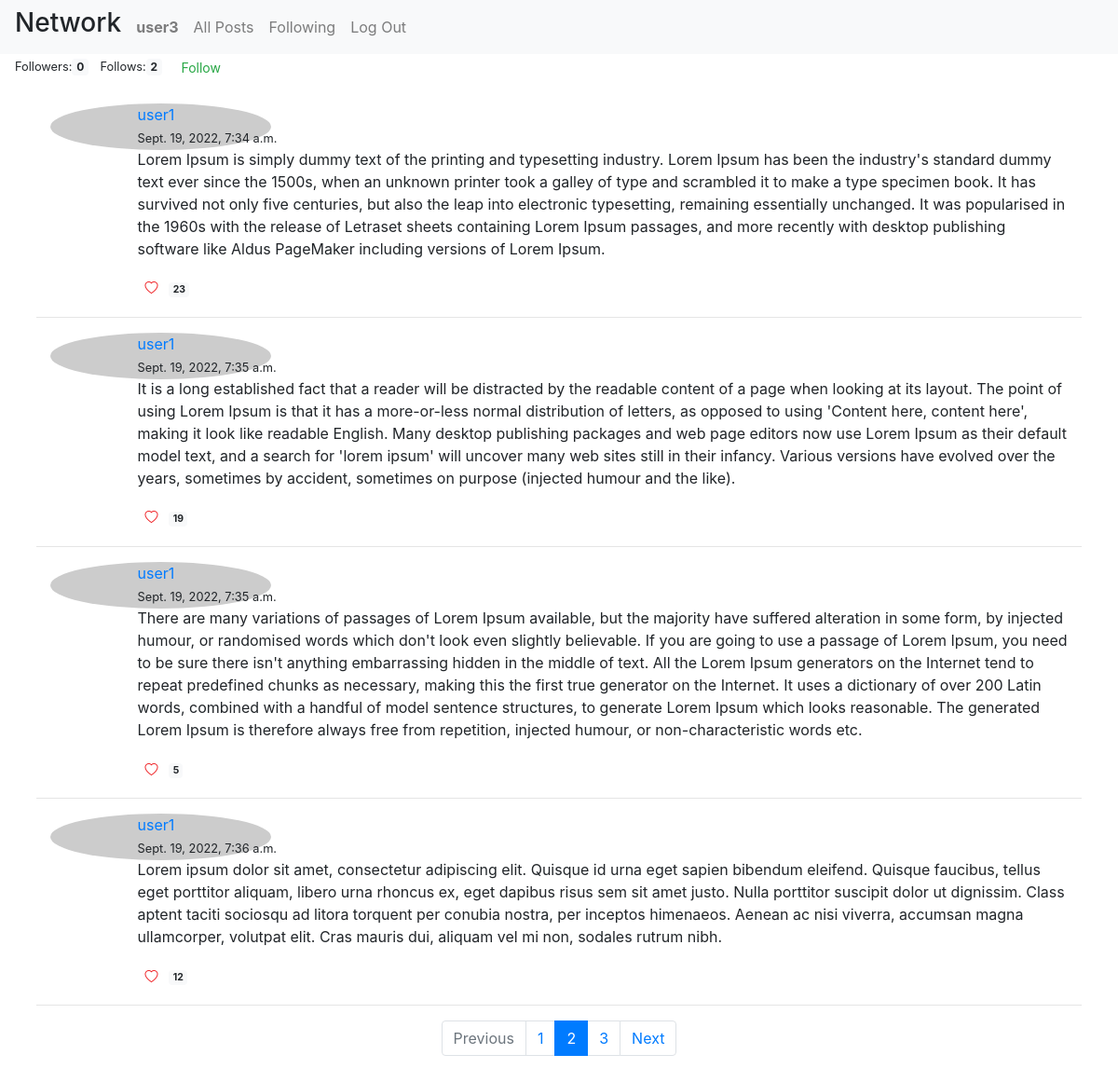
Screenshot of /profile/user1 (signed in) with the database file from the repository.
### network/models.py (models this page shows, shortened)
class User(AbstractUser):
    pic_src = models.CharField(
        max_length=255,
        blank=True
    )

class Post(models.Model):
    poster = models.ForeignKey(
        'User',
        on_delete=models.PROTECT,
        related_name='posts'
    )
    content = models.TextField(max_length=1024)
    timestamp = models.DateTimeField(auto_now_add=True)

### network/views.py (the view)
# urls.py: path("profile/<str:username>", views.profile, name="profile"),
def profile(request, username):
    usr = User.objects.get(username=username)
    posts = Post.objects.filter(poster=usr)
    likes = [Like.objects.filter(post_id=post.id).count() for post in posts]
    follow = Link.objects.filter(user_id=request.user, follows=usr)
    followers = Link.objects.filter(follows=usr).count()
    follows = Link.objects.filter(user_id=usr).count()
    return render(request, "network/profile.html", {
        "posts": zip(posts, likes),
        "follow": follow,
        "usr": usr,
        "followers": followers,
        "follows": follows
    }, status=200)

### network/templates/network/profile.html (shortened to what this page needs)
{% extends "network/layout.html" %}
{% block body %}
<span class="ml-3">
    <small>Followers:</small><span class="badge badge-light mr-2">{{followers}}</span>
    <small>Follows:</small><span class="badge badge-light mr-2">{{follows}}</span>
    {% if user != usr %}
        <div class="btn btn-outline-success btn-sm" id="follow" data-follow="{{usr.id}}" {% if follow %} style="display: none";{% endif %}>Follow</div>
    {% endif %}
</span>
<div class="container-fluid p-4">
    <div class="container-fluid" id="page-container">
        {% for post, like in posts %}
        <div class="container-fluid" id="outer-container">
            <div class="row">
                <div class="col-md-1 col-sm-2">
                    <a href="/profile/{{post.poster.username}}">
                        <img src={{ post.poster.pic_src }} alt="profile image" class="rounded-circle">
                    </a>
                </div>
                <div class="col-md-11 col-sm-10">
                    <a href=/profile/{{post.poster.username}}">
                        <div id="{{post.poster.username}}">{{post.poster.username}}</div>
                    </a>
                    <span class="timestamp"><small>{{ post.timestamp }}</small></span>
                    <p class="content">{{ post.content }}</p>
                    <div id="post-footer">
                        <span>
                            {% if user != usr %}
                                <button class="btn btn-outline btn-sm like" id="{{post.id}}" style="border-style: none;">
                                    <i class="bi bi-heart"></i>
                                    <span class="badge badge-light ml-2 likes-count">{{ like }}</span>
                                </button>
                            {% else %}
                                <button class="btn btn-outline btn-sm edit">
                                    <i class="bi bi-pencil"></i>
                                </button>
                            {% endif %}
                        </span>
                    </div>
                </div>
            </div>
        </div>
        <hr>
    {% endfor %}
    </div>
    <footer>
        <nav aria-label="...">
            <ul class="pagination justify-content-center">
            <li class="page-item disabled">
                <a class="page-link" href="#" tabindex="-1">Previous</a>
            </li>
            <li class="page-item"><a class="page-link" href="#">1</a></li>
            <li class="page-item active">
                <a class="page-link" href="#">2 <span class="sr-only">(current)</span></a>
            </li>
            <li class="page-item"><a class="page-link" href="#">3</a></li>
            <li class="page-item">
                <a class="page-link" href="#">Next</a>
            </li>
            </ul>
        </nav>
    </footer>
</div>
{% endblock %}

### network/templates/network/layout.html (shortened to what this page needs)
{% load static %}
<!DOCTYPE html>
<html lang="en">
    <head>
        <link rel="stylesheet" href="https://stackpath.bootstrapcdn.com/bootstrap/4.4.1/css/bootstrap.min.css">
        <link href="{% static 'network/styles.css' %}" rel="stylesheet">
        <link rel="stylesheet" href="https://cdn.jsdelivr.net/npm/bootstrap-icons@1.9.1/font/bootstrap-icons.css">
    </head>
    <body>
        <nav class="navbar navbar-expand-sm navbar-light bg-light">
                <h3 class="nav-brand mr-2">Network</h3>
                <ul class="navbar-nav mr-auto">
                    {% if user.is_authenticated %}
                        <li class="nav-item">
                            <a class="nav-link profile" href="{% url 'profile' user.username %}" id="user" data-user_id="{{ user.id }}">
                                <strong>{{ user.username }}</strong>
                            </a>
                        </li>
                    {% endif %}
                    <li class="nav-item">
                        <a class="nav-link" href="{% url 'index' %}">All Posts</a>
                    </li>
                    {% if user.is_authenticated %}
                        <li class="nav-item">
                            <a class="nav-link following">Following</a>
                        </li>
                        <li class="nav-item">
                            <a class="nav-link" href="{% url 'logout' %}">Log Out</a>
                        </li>
                    {% endif %}
                </ul>
        </nav>
        <div class="body">
            {% block body %}
            {% endblock %}
        </div>
    </body>
</html>

### network/static/network/styles.css (style rules this page uses)
.btn { border-style: none; }
.bi-heart { color: #ee1014; }

### rows the page displays
User: username "user3"
Post: poster.username "user1", timestamp "Sept. 19, 2022, 7:34 a.m.", content "Lorem Ipsum is simply dummy text of the printing and typesetting industry. Lorem Ipsum has been the industry's standard dummy text ever since the 1500s, when an unknown printer took a galley of type and scrambled it to make a type specimen book. It has survived not only five centuries, but also the leap into electronic typesetting, remaining essentially unchanged. It was popularised in the 1960s with the release of Letraset sheets containing Lorem Ipsum passages, and more recently with desktop publishing software like Aldus PageMaker including versions of Lorem Ipsum.", like "23"
Post: poster.username "user1", timestamp "Sept. 19, 2022, 7:35 a.m.", content "It is a long established fact that a reader will be distracted by the readable content of a page when looking at its layout. The point of using Lorem Ipsum is that it has a more-or-less normal distribution of letters, as opposed to using 'Content here, content here', making it look like readable English. Many desktop publishing packages and web page editors now use Lorem Ipsum as their default model text, and a search for 'lorem ipsum' will uncover many web sites still in their infancy. Various versions have evolved over the years, sometimes by accident, sometimes on purpose (injected humour and the like).", like "19"
Post: poster.username "user1", timestamp "Sept. 19, 2022, 7:35 a.m.", content "There are many variations of passages of Lorem Ipsum available, but the majority have suffered alteration in some form, by injected humour, or randomised words which don't look even slightly believable. If you are going to use a passage of Lorem Ipsum, you need to be sure there isn't anything embarrassing hidden in the middle of text. All the Lorem Ipsum generators on the Internet tend to repeat predefined chunks as necessary, making this the first true generator on the Internet. It uses a dictionary of over 200 Latin words, combined with a handful of model sentence structures, to generate Lorem Ipsum which looks reasonable. The generated Lorem Ipsum is therefore always free from…", like "5"
Post: poster.username "user1", timestamp "Sept. 19, 2022, 7:36 a.m.", content "Lorem ipsum dolor sit amet, consectetur adipiscing elit. Quisque id urna eget sapien bibendum eleifend. Quisque faucibus, tellus eget porttitor aliquam, libero urna rhoncus ex, eget dapibus risus sem sit amet justo. Nulla porttitor suscipit dolor ut dignissim. Class aptent taciti sociosqu ad litora torquent per conubia nostra, per inceptos himenaeos. Aenean ac nisi viverra, accumsan magna ullamcorper, volutpat elit. Cras mauris dui, aliquam vel mi non, sodales rutrum nibh.", like "12"

### other values shown
{{ followers }} "0"
{{ follows }} "2"
